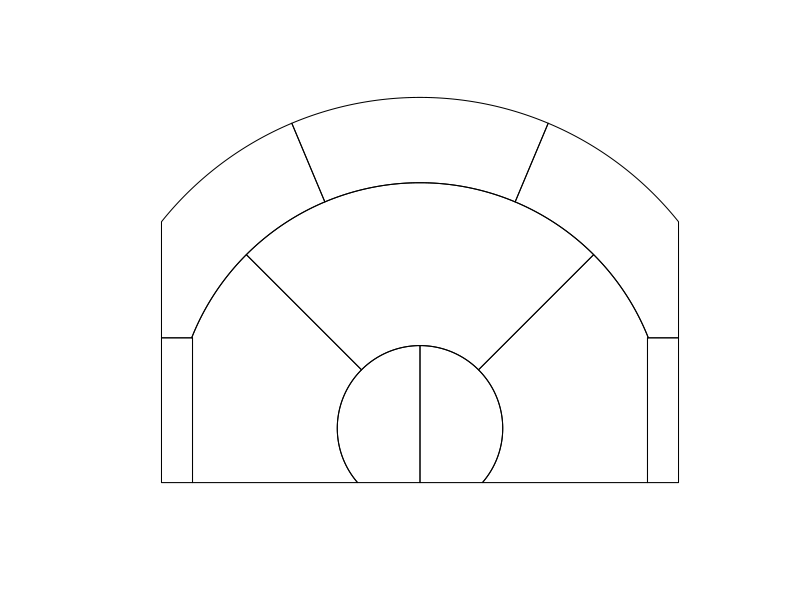

Here is the R script that generated this plot:
library(sp)

# constants

hoop_x = 0
hoop_y = 5.25

# help functions
center = function(xy) {
  x = xy[, 1]
  y = xy[, 2]
  x = x - hoop_x
  y = y - hoop_y
  cbind(x, y)
}

uncenter = function(xy) {
  x = xy[, 1]
  y = xy[, 2]
  x = x + hoop_x
  y = y + hoop_y
  data.frame(x = x, y = y)
}

calc_angle <- function(x, cx, r) {
  acos((x - cx)/r)
}

calc_y_angle <- function(y, cy, r) {
  asin((y - cy)/r)
}

arc_coords <- function(x, y, r, from = 0, to = 2 * pi) {
  theta <- seq(from, to, length = 100)
  data.frame(x = x + r * cos(theta), y = y + r * sin(theta))
}

# define regions in functions

# right hoop
basis_10 = function(x = 25, y = 5.25, plot = FALSE) {
  
  outer_radius = 8
  from_outer = -1 * calc_y_angle(0, hoop_y, outer_radius) + pi
  to_outer = pi / 2
  
  arc1 = arc_coords(0, 0, outer_radius, from = from_outer, to = to_outer)
  poly_df = uncenter(rbind(arc1, c(0, -5.25)))
  if (plot) {
    sp::Polygons(list(sp::Polygon(poly_df, hole = FALSE)), "basis10")
  } else {
    point.in.polygon(x, y, poly_df$x, poly_df$y)
  }
}

# left hoop
basis_11 = function(x = 25, y = 5.25, plot = FALSE) {
  
  outer_radius = 8
  from_outer = calc_y_angle(0, hoop_y, outer_radius)
  to_outer = pi / 2
  
  arc1 = arc_coords(0, 0, outer_radius, from = from_outer, to = to_outer)
  poly_df = uncenter(rbind(arc1, c(0, -5.25)))
  if (plot) {
    sp::Polygons(list(sp::Polygon(poly_df, hole = FALSE)), "basis11")
  } else {
    point.in.polygon(x, y, poly_df$x, poly_df$y)
  }
}

basis_20 = function(x = 25, y = 5.25, plot = FALSE) {
  
  corner_3_dist = 22
  outer_radius = 23.75
  inner_radius = 8
  
  outer_coords = data.frame(x = rep(-corner_3_dist, 2), y = c(-5.25, 8.75))
  from_outer = -1 * calc_y_angle(8.75, cy = 0, r = outer_radius) + pi
  to_outer = from_inner = 3 * pi / 4
  to_inner = -1 * calc_y_angle(0, hoop_y, inner_radius) + pi
  
  
  arc1 = arc_coords(0, 0, outer_radius, from = from_outer, to = to_outer)
  arc2 = arc_coords(0, 0, inner_radius, from = from_inner, to = to_inner)
  poly_df = uncenter(rbind(outer_coords, arc1, arc2))
  if (plot) {
    sp::Polygons(list(sp::Polygon(poly_df, hole = FALSE)), "basis30")
  } else {
    point.in.polygon(x, y, poly_df$x, poly_df$y)
  }
}

basis_21 = function(x = 25, y = 5.25, plot = FALSE) {
  
  outer_radius = 23.75
  inner_radius = 8
  
  from_outer = to_inner = 3 * pi / 4
  to_outer = from_inner = pi / 4
  
  arc1 = arc_coords(0, 0, outer_radius, from = from_outer, to = to_outer)
  arc2 = arc_coords(0, 0, inner_radius, from = from_inner, to = to_inner)
  poly_df = uncenter(rbind(arc1, arc2))
  if (plot) {
    sp::Polygons(list(sp::Polygon(poly_df, hole = FALSE)), "basis31")
  } else {
    point.in.polygon(x, y, poly_df$x, poly_df$y)
  }
}

basis_22 = function(x = 25, y = 5.25, plot = FALSE) {
  
  corner_3_dist = 22
  outer_radius = 23.75
  inner_radius = 8
  
  outer_coords = data.frame(x = rep(corner_3_dist, 2), y = c(8.75, -5.25))
  from_outer = to_inner = pi / 4
  to_outer = calc_y_angle(8.75, cy = 0, r = outer_radius)
  from_inner = calc_y_angle(0, hoop_y, inner_radius)
  
  arc1 = arc_coords(0, 0, outer_radius, from = from_outer, to = to_outer)
  arc2 = arc_coords(0, 0, inner_radius, from = from_inner, to = to_inner)
  
  poly_df = uncenter(rbind(arc1, outer_coords, arc2))
  if (plot) {
    sp::Polygons(list(sp::Polygon(poly_df, hole = FALSE)), "basis33")
  } else {
    point.in.polygon(x, y, poly_df$x, poly_df$y)
  }
}

basis_30 = function(x, y, plot = FALSE) {
  coords = data.frame(x = c(-22, -22, -25, -25),
                      y = c(-5.25, 8.75, 8.75, -5.25))
  poly_df = uncenter(coords)
  if (plot) {
    sp::Polygons(list(sp::Polygon(poly_df, hole = FALSE)), "basis40")
  } else {
    point.in.polygon(x, y, poly_df$x, poly_df$y)
  }
}


basis_31 = function(x, y, plot = FALSE) {
  inner_radius = 23.75
  outer_radius = 32
  
  arc_length = ((-1 * calc_y_angle(8.75, cy = 0, r = inner_radius) + pi) - 
    calc_y_angle(8.75, cy = 0, r = inner_radius)) / 3
  
  from_outer = -1 * calc_angle(25, 0, outer_radius) + pi
  to_outer = from_inner = (-1 * calc_y_angle(8.75, cy = 0, r = inner_radius) + pi) - arc_length
  to_inner = -1 * calc_y_angle(8.75, cy = 0, r = inner_radius) + pi
  
  outer_coords = data.frame(x = -25, y = 8.75)
  arc1 = arc_coords(0, 0, outer_radius, from = from_outer, to = to_outer)
  arc2 = arc_coords(0, 0, inner_radius, from = from_inner, to = to_inner)
  
  poly_df = uncenter(rbind(outer_coords, arc1, arc2))
  if (plot) {
    sp::Polygons(list(sp::Polygon(poly_df, hole = FALSE)), "basis41")
  } else {
    point.in.polygon(x, y, poly_df$x, poly_df$y)
  }
}

basis_32 = function(x = 5.25, y = 25, plot = FALSE) {
  
  outer_radius = 32
  inner_radius = 23.75
  
  arc_length = ((-1 * calc_y_angle(8.75, cy = 0, r = inner_radius) + pi) - 
                  calc_y_angle(8.75, cy = 0, r = inner_radius)) / 3
  
  from_outer = to_inner = (-1 * calc_y_angle(8.75, cy = 0, r = inner_radius) + pi) - arc_length
  to_outer = from_inner = (-1 * calc_y_angle(8.75, cy = 0, r = inner_radius) + pi) - (2 * arc_length)
  
  arc1 = arc_coords(0, 0, outer_radius, from = from_outer, to = to_outer)
  arc2 = arc_coords(0, 0, inner_radius, from = from_inner, to = to_inner)
  poly_df = uncenter(rbind(arc1, arc2))
  if (plot) {
    sp::Polygons(list(sp::Polygon(poly_df, hole = FALSE)), "basis42")
  } else {
    point.in.polygon(x, y, poly_df$x, poly_df$y)
  }
}

basis_33 = function(x = 5.25, y = 25, plot = FALSE) {
  
  outer_radius = 32
  inner_radius = 23.75
  
  arc_length = ((-1 * calc_y_angle(8.75, cy = 0, r = inner_radius) + pi) - 
                  calc_y_angle(8.75, cy = 0, r = inner_radius)) / 3
  
  from_outer = to_inner = (-1 * calc_y_angle(8.75, cy = 0, r = inner_radius) + pi) - (2 * arc_length)
  to_outer = calc_angle(25, 0, outer_radius)
  from_inner = calc_y_angle(8.75, cy = 0, r = inner_radius) 

  outer_coords = data.frame(x = 25, y = 8.75)
  arc1 = arc_coords(0, 0, outer_radius, from = from_outer, to = to_outer)
  arc2 = arc_coords(0, 0, inner_radius, from = from_inner, to = to_inner)
  poly_df = uncenter(rbind(arc1, outer_coords, arc2))
  
  if (plot) {
    sp::Polygons(list(sp::Polygon(poly_df, hole = FALSE)), "basis43")
  } else {
    point.in.polygon(x, y, poly_df$x, poly_df$y)
  }
}

basis_34 = function(x, y, plot = FALSE) {
  coords = data.frame(x = c(22, 22, 25, 25),
                      y = c(-5.25, 8.75, 8.75, -5.25))
  poly_df = uncenter(coords)
  if (plot) {
    sp::Polygons(list(sp::Polygon(poly_df, hole = FALSE)), "basis45")
  } else {
    point.in.polygon(x, y, poly_df$x, poly_df$y)
  }
}

basis_40 = function(x, y, plot = FALSE) {
  inner_radius = 32
  from_inner = calc_y_angle(25, cy = 0, r = inner_radius)
  to_inner = calc_y_angle(-25, cy = 0, r = inner_radius)
  
  arc1 = arc_coords(0, 0, inner_radius, from = from_inner, to = to_inner)
  corner_df = data.frame(x = rep(41.75, 2), y = c(-25, 25))
  
  poly_df = uncenter(rbind(corner_df, arc1))
  if (plot) {
    sp::Polygons(list(sp::Polygon(poly_df, hole = FALSE)), "basis50")
  } else {
    point.in.polygon(x, y, poly_df$x, poly_df$y)
  }
}

assign_region = function(x, y) {
  results = cbind(
    basis_10(x = x, y = y),
    basis_11(x = x, y = y),
    basis_20(x = x, y = y),
    basis_21(x = x, y = y),
    basis_22(x = x, y = y),
    basis_30(x = x, y = y),
    basis_31(x = x, y = y),
    basis_32(x = x, y = y),
    basis_33(x = x, y = y),
    basis_34(x = x, y = y),
    basis_40(x = x, y = y)
  )
  
  colnames(results) = c(paste0("basis_1", 0:1),
                        paste0("basis_2", 0:2),
                        paste0("basis_3", 0:4),
                        "basis_40")
  results
}

court_regions = function() {
  sp::SpatialPolygons(list(
     basis_10(plot = TRUE),
     basis_11(plot = TRUE),
     basis_20(plot = TRUE),
     basis_21(plot = TRUE),
     basis_22(plot = TRUE),
     basis_30(plot = TRUE),
     basis_31(plot = TRUE),
     basis_32(plot = TRUE),
     basis_33(plot = TRUE),
     basis_34(plot = TRUE)
  ))
}

plot(court_regions())

     
